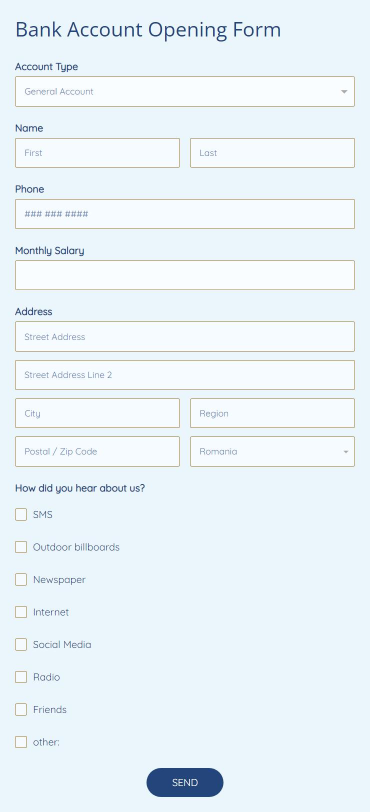
#> input picture AccountOpeningForms/Bank-Account-Opening-Form-4623754-1.jpg, 740 x 1624 px, given in place of V2_Mask_Mild_orient_1.1.jpg, which was not available (shown at 1/2 size)
$ jupyter execute ImageOrientationCorrection.ipynb   (older library calls are emulated)   (text cells are left out)
#> lines starting #> are read from the running program, lines starting #| are printed output that depends on the picture; after the words box and inside, x2 and y2 are one past the last pixel; in counts of white or black regions, pixels touching at a corner belong together; pictures that were not available may be replaced by others from this repository, and a replacement may not be noted
[cell 1]
import cv2
import math
import os
import imghdr
import optparse
import numpy as np
import matplotlib.pyplot as plt
import re
import imutils
# import time

from skimage.feature import canny
from skimage.transform import hough_line, hough_line_peaks
# from skew_detect import SkewDetect
from skimage import io
import pytesseract
from IPython.display import Image

[cell 2]
# [135 lines left out: functions largest_rotated_rect, crop_around_center, rotate_image, not called in this run]

[cell 3]
class SkewDetect:

    piby4 = np.pi / 4

    def __init__(
        self,
        input_file=None,
        batch_path=None,
        output_file=None,
        sigma=3.0,
        display_output=None,
        num_peaks=20,
        plot_hough=None
    ):

#> in deskew, img is the input picture: shape (1624, 740, 3); mean R, G, B 234, 243.2, 248.1
        self.sigma = sigma
        self.input_file = input_file
        self.batch_path = batch_path
        self.output_file = output_file
        self.display_output = display_output
        self.num_peaks = num_peaks
        self.plot_hough = plot_hough

    # [5 lines left out: function write_to_file, not called in this run]

    def get_max_freq_elem(self, arr):

        max_arr = []
        freqs = {}
        for i in arr:
            if i in freqs:
                freqs[i] += 1
            else:
                freqs[i] = 1

        sorted_keys = sorted(freqs, key=freqs.get, reverse=True)
        max_freq = freqs[sorted_keys[0]]

        for k in sorted_keys:
            if freqs[k] == max_freq:
                max_arr.append(k)

        return max_arr

    # [8 lines left out: function display_hough, not called in this run]

    def compare_sum(self, value):
        if value >= 44 and value <= 46:
            return True
        else:
            return False

    # [4 lines left out: function display, not called in this run]

    def calculate_deviation(self, angle):

        angle_in_degrees = np.abs(angle)
        deviation = np.abs(SkewDetect.piby4 - angle_in_degrees)

        return deviation

    # [21 lines left out: function run, not called in this run]

    def check_path(self, path):

        if os.path.isabs(path):
            full_path = path
        else:
            full_path = os.getcwd() + '/' + str(path)
        return full_path

    def process_single_file(self):

        file_path = self.check_path(self.input_file)
        res = self.determine_skew(file_path)

        if self.output_file:
            output_path = self.check_path(self.output_file)
            wfile = open(output_path, 'w')
            self.write_to_file(wfile, res)
            wfile.close()

        return res

    # [24 lines left out: function batch_process, not called in this run]

    def determine_skew(self, img_file):

        # img = io.imread(img_file, as_grey=True)
        import cv2
        img = cv2.imread(img_file, 0)
#> img: shape (1624, 740); min 33, max 255, mean 240.9
        edges = canny(img, sigma=self.sigma)
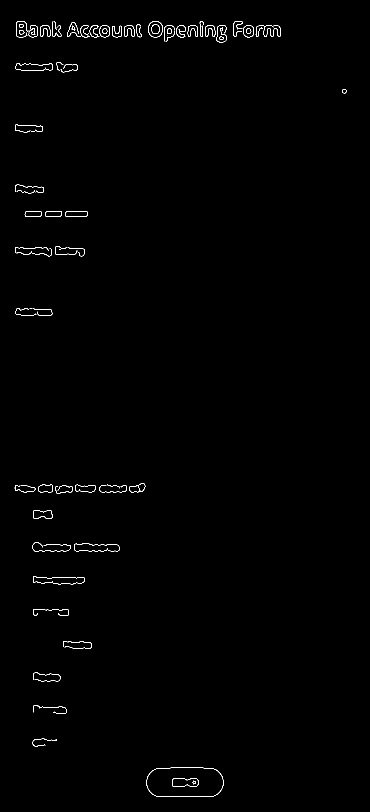
#> edges: shape (1624, 740) bool (shown at 1/2 size); 0.55% white in thin lines or dots, all inside (x1, y1, x2, y2) = (29, 42, 694, 1594)
        h, a, d = hough_line(edges)
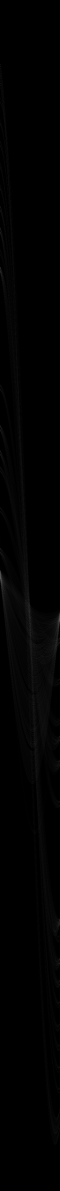
#> h: shape (3571, 180) uint64 (shown at 1/3 size); min 0, max 141, mean 1.9
#> a = 180 values from -1.57 to 1.55; d = 3571 values from -1785 to 1785
        _, ap, _ = hough_line_peaks(h, a, d, num_peaks=self.num_peaks)
#> ap = [-1.57, -1.57, -1.57, -1.57, -1.57, -1.57, -1.57, 0, -1.57, -1.57]

        if len(ap) == 0:
            return {"Image File": img_file, "Message": "Bad Quality"}

        absolute_deviations = [self.calculate_deviation(k) for k in ap]
#> absolute_deviations = [0.785, 0.785, 0.785, 0.785, 0.785, 0.785, 0.785, 0.785, 0.785, 0.785]
        average_deviation = np.mean(np.rad2deg(absolute_deviations))
#> average_deviation = 45
        ap_deg = [np.rad2deg(x) for x in ap]
#> ap_deg = [-90, -90, -90, -90, -90, -90, -90, 0, -90, -90]

        bin_0_45 = []
        bin_45_90 = []
        bin_0_45n = []
        bin_45_90n = []

        for ang in ap_deg:

            deviation_sum = int(90 - ang + average_deviation)
            if self.compare_sum(deviation_sum):
                bin_45_90.append(ang)
                continue

            deviation_sum = int(ang + average_deviation)
            if self.compare_sum(deviation_sum):
                bin_0_45.append(ang)
                continue

            deviation_sum = int(-ang + average_deviation)
            if self.compare_sum(deviation_sum):
                bin_0_45n.append(ang)
                continue

            deviation_sum = int(90 + ang + average_deviation)
            if self.compare_sum(deviation_sum):
                bin_45_90n.append(ang)
#> this loop made 10 passes
#> ang on passes 1 to 10: -90, -90, -90, -90, -90, -90, -90, 0, -90, -90
#> after the loop, bin_0_45 = [0]; bin_0_45n = []; bin_45_90 = []; bin_45_90n = [-90, -90, -90, -90, -90, -90, -90, -90, -90]

        angles = [bin_0_45, bin_45_90, bin_0_45n, bin_45_90n]
#> angles = [[0], [], [], [-90, -90, -90, -90, -90, -90, -90, -90, -90]]
        lmax = 0

        for j in range(len(angles)):
            l = len(angles[j])
            if l > lmax:
                lmax = l
                maxi = j
#> this loop made 4 passes
#> (l, lmax, maxi) on passes 1, 4: (1, 1, 0), (9, 9, 3)
#> after the loop, lmax = 9; maxi = 3

        if lmax:
            ans_arr = self.get_max_freq_elem(angles[maxi])
#> the loop in get_max_freq_elem, `for i in arr:` made 9 passes
#> after the loop in get_max_freq_elem, `for i in arr:`: freqs = {-90: 9}
#> in get_max_freq_elem, `sorted_keys = sorted(freqs, key=freqs.get, reverse=True)`: sorted_keys = [-90]
#> in get_max_freq_elem, `max_freq = freqs[sorted_keys[0]]`: max_freq = 9
#> the loop in get_max_freq_elem, `for k in sorted_keys:` made 1 pass
#> after the loop in get_max_freq_elem, `for k in sorted_keys:`: max_arr = [-90]
#> ans_arr = [-90]
            ans_res = np.mean(ans_arr)
#> ans_res = -90

        else:
            ans_arr = self.get_max_freq_elem(ap_deg)
            ans_res = np.mean(ans_arr)

        data = {
            "Image File": img_file,
            "Average Deviation from pi/4": average_deviation,
            "Estimated Angle": ans_res,
            "Angle bins": angles}

        if self.display_output:
            self.display(data)

        if self.plot_hough:
            self.display_hough(h, a, d)
        return data

[cell 4]
class Deskew:

    def __init__(self, input_file, display_image, output_file, r_angle):

        self.input_file = input_file
        self.display_image = display_image
        self.output_file = output_file
        self.r_angle = r_angle
        self.skew_obj = SkewDetect(self.input_file)

    #function by Karthik
    # [4 lines left out: function inverte, not called in this run]


    def deskew(self):

        img = io.imread(self.input_file)
        res = self.skew_obj.process_single_file()
#> in process_single_file, `res = self.determine_skew(file_path)`: res = 4 items
#> res = 4 items
        image_height, image_width = img.shape[0:2]
#> image_height = 1624; image_width = 740
        print('---Img height, width -------->{},{}', image_height, image_width)
#| ---Img height, width -------->{},{} 1624 740
        angle = res['Estimated Angle']
#> angle = -90
        print('Raw angle- {}', angle)
#| Raw angle- {} -90.0

        rawangle = angle
#> rawangle = -90
        if angle >= 0 and angle <= 90:
            rot_angle = angle - 90 + self.r_angle
        if angle >= -45 and angle < 0:
            rot_angle = angle - 90 + self.r_angle
        if angle >= -90 and angle < -45:
            rot_angle = 90 + angle + self.r_angle
#> rot_angle = 0

        # old for dskewing
        # rotated = rotate(img, rot_angle, resize=True, preserve_range=1) #very first implementation
        print('-----------rot_angle----------->{}', rot_angle)
#| -----------rot_angle----------->{} 0.0
        # for max rect eval
        # rotated = rotate_max_area(img, rot_angle)
        if abs(rot_angle) >= 86 and abs(rot_angle) <= 94:
            print('---No rotation required------')
            rotated = img
        elif abs(rot_angle) == 0:
            print('---No rotation required------')
            rotated = img
        else:
            print('---****Rotation required****------')
            # rotated = RotateAndFill(img, rot_angle) #working rotation commented to test new algo
            ###########################################

            # rot_angle = 360 - rot_angle
            image_rotated = rotate_image(img, rot_angle)
            rotated = crop_around_center(
                image_rotated,
                *largest_rotated_rect(
                    image_width,
                    image_height,
                    math.radians(angle)
                ), rawangle)
            ###########################################
        if self.display_image:
            self.display(rotated)

        if self.output_file:
            # self.saveImage(rotated*255)
            self.saveImage(rotated)
            print('------------self.output_file===>')
            print(self.output_file)
            image = cv2.imread(self.output_file)
            rot_data = pytesseract.image_to_osd(image)
            print("[OSD] " + rot_data)
            rot = re.search('(?<=Rotate: )\d+', rot_data).group(0)

            angle = float(rot)
            # if angle > 0:
            #     angle = 360 - angle
            print("[ANGLE] " + str(angle))
            # # rotate the image to deskew it
            (h, w) = rotated.shape[:2]
            center = (w // 2, h // 2)

            rotated = imutils.rotate_bound(rotated, angle)
            # text = pytesseract.image_to_string(rotated, lang='eng')
            # print(text.encode(encoding='UTF-8'))
            self.saveImage(rotated)


    def saveImage(self, img):
        path = self.skew_obj.check_path(self.output_file)
        io.imsave(path, img.astype(np.uint8))

    # [4 lines left out: function display, not called in this run]

    def run(self):

        if self.input_file:
            self.deskew()
#> (the call stopped at in deskew, `rot_data = pytesseract.image_to_osd(image)`: pytesseract is not available in this run)

$ run again, on AccountOpeningForms/Bank-Account-Registration-Form-2861103-1.jpg
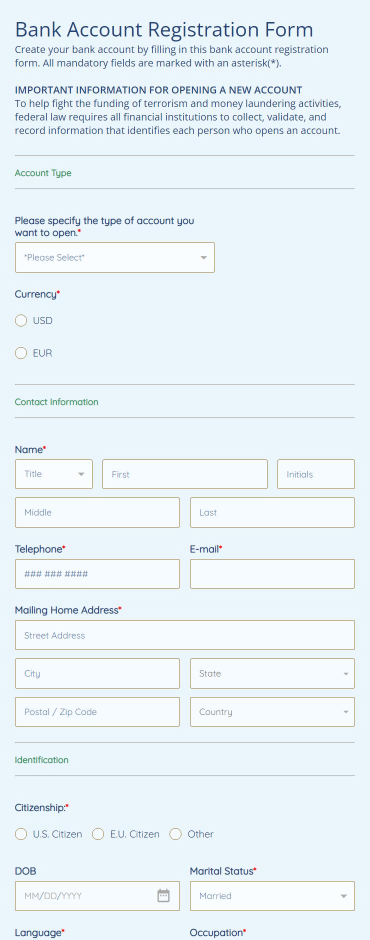
#> input picture AccountOpeningForms/Bank-Account-Registration-Form-2861103-1.jpg, 740 x 1880 px, given in place of V2_Mask_Mild_orient_1.1.jpg, which was not available (shown at 1/2 size)
#> in deskew, img is the input picture: shape (1880, 740, 3); mean R, G, B 232.3, 241.9, 247
#> img: shape (1880, 740)
#> in determine_skew, `edges = canny(img, sigma=self.sigma)`:
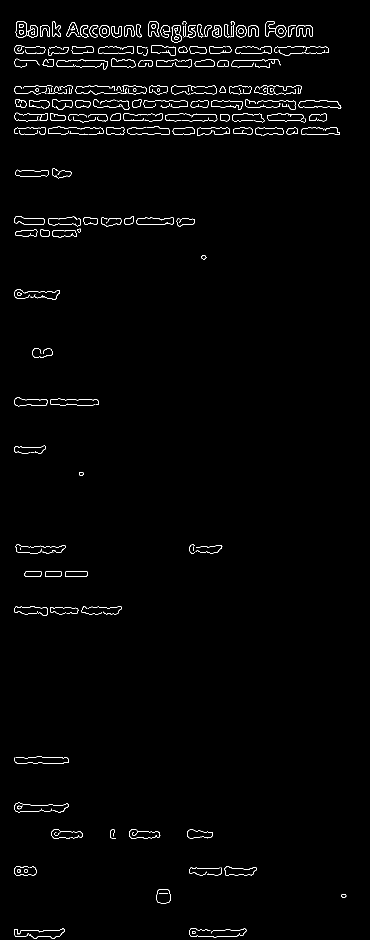
#> edges: shape (1880, 740) bool (shown at 1/2 size); 1.3% white in thin lines or dots, all inside (x1, y1, x2, y2) = (28, 42, 693, 1877)
#> in determine_skew, `h, a, d = hough_line(edges)`:
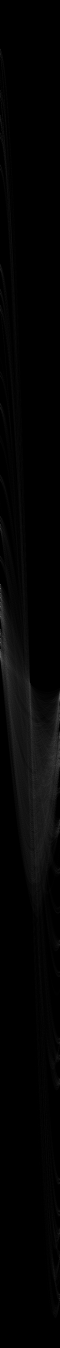
#> h: shape (4043, 180) uint64 (shown at 1/3 size); min 0, max 271, mean 4.4; drawn with min black and max white
#> a = 180 values from -1.57 to 1.55; d = 4043 values from -2021 to 2021
#> ap = [-1.57, -1.57, -1.57, -1.57, -1.57, -1.57, -1.57, -1.57, -1.57, -1.57, -1.57, -1.57, -1.57, -1.57]
#> absolute_deviations = [0.785, 0.785, 0.785, 0.785, 0.785, 0.785, 0.785, 0.785, 0.785, 0.785, 0.785, 0.785, 0.785, 0.785]
#> average_deviation = 45
#> ap_deg = [-90, -90, -90, -90, -90, -90, -90, -90, -90, -90, -90, -90, -90, -90]
#> the loop in determine_skew, `for ang in ap_deg: ` made 14 passes
#> after the loop in determine_skew, `for ang in ap_deg:`: bin_0_45 = []; bin_45_90n has the same summary as ap_deg
#> angles = [[], [], [], [-90, -90, -90, -90, -90, -90, -90, -90, -90, -90, -90, -90, -90, -90]]
#> the loop in determine_skew, `for j in range(len(angles)):` made 4 passes
#> (l, lmax, maxi) on pass 4: (14, 14, 3)
#> after the loop in determine_skew, `for j in range(len(angles)):`: lmax = 14; maxi = 3
#> the loop in get_max_freq_elem, `for i in arr:` made 14 passes
#> after the loop in get_max_freq_elem, `for i in arr:`: freqs = {-90: 14}
#> sorted_keys = [-90]
#> max_freq = 14
#> the loop in get_max_freq_elem, `for k in sorted_keys:` made 1 pass
#> after the loop in get_max_freq_elem, `for k in sorted_keys:`: max_arr = [-90]
#> ans_res = -90
#> in process_single_file, `res = self.determine_skew(file_path)`: res = 4 items
#| ---Img height, width -------->{},{} 1880 740
#> angle = -90
#| Raw angle- {} -90.0
#> rot_angle = 0
#| -----------rot_angle----------->{} 0.0
